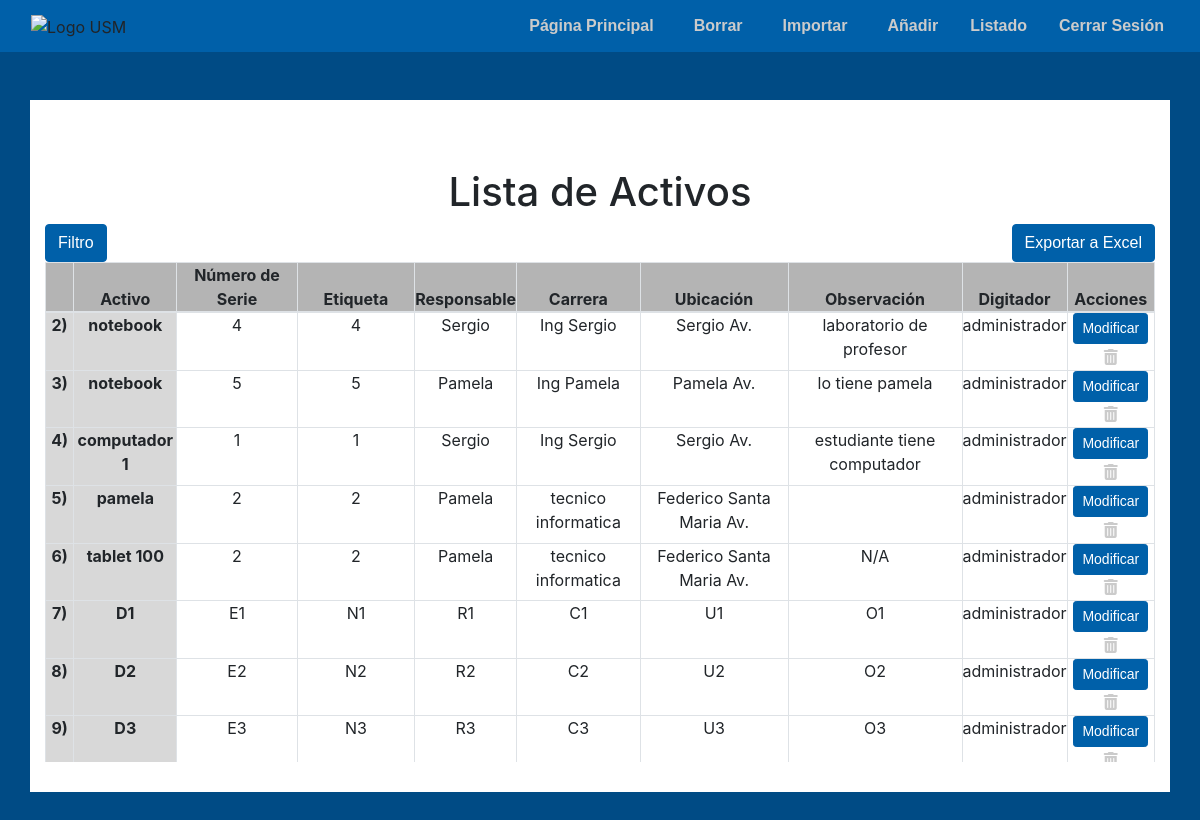
The page /lista/ (signed in) on the database as committed earlier.
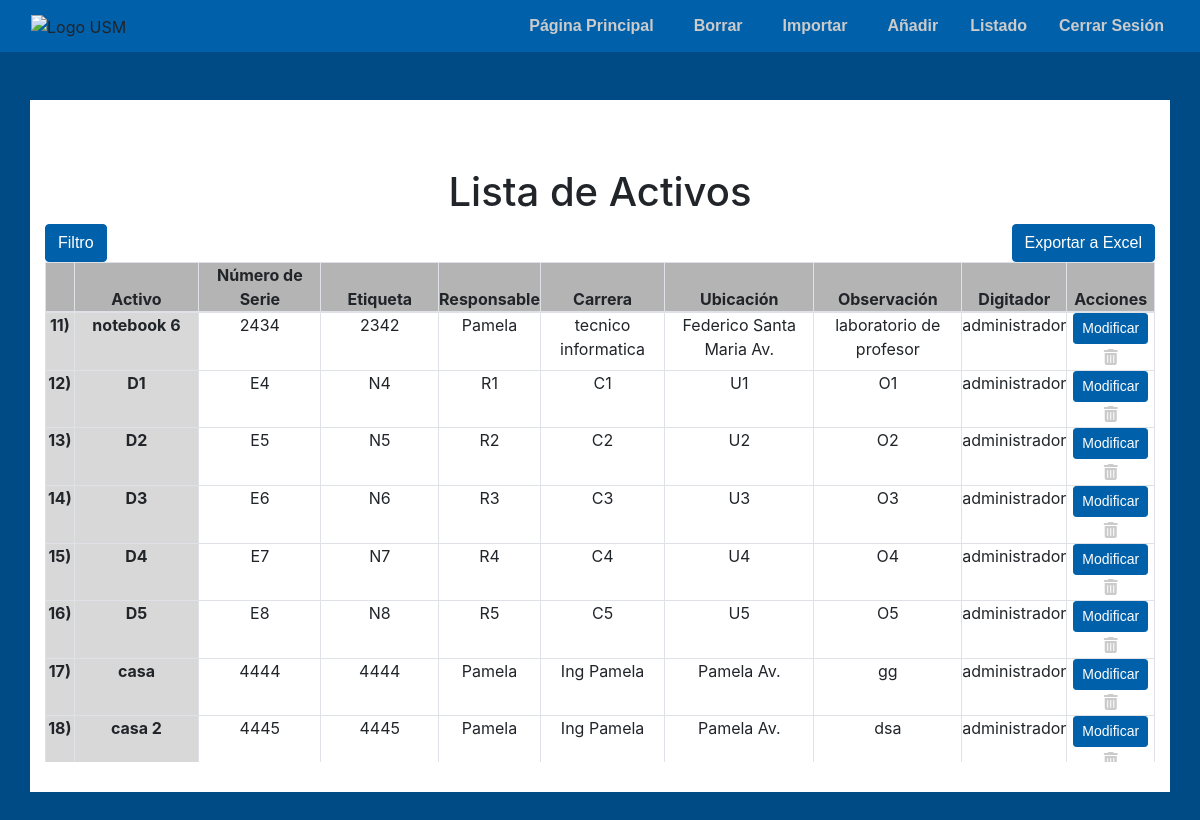
The same page on the database as committed later.
### core/models.py (models this page shows, shortened)
class Inventario(models.Model):
    Etiqueta = models.CharField(max_length=50)
    Numero_Serie = models.CharField(max_length=50)
    Descripcion_Equipamiento = models.CharField(max_length=50)
    Responsable = models.CharField(max_length=50)
    Carrera = models.CharField(max_length=50)
    Ubicacion = models.CharField(max_length=50)
    Observacion=models.CharField(max_length=50)
    Digitador=models.CharField(max_length=50)

### core/views.py (the view)
# urls.py: path("lista/",lista,name="lista"),
def lista(request):
    if request.user.is_authenticated:
        termino_busqueda = request.GET.get('buscar', '')
        responsable = request.GET.get('Responsable', None)
        carrera = request.GET.get('Carrera', None)
        ubicacion = request.GET.get('Ubicacion', None)
        listado = filtrar_datos(request, termino_busqueda, responsable, carrera, ubicacion)
        responsables = Responsable.objects.all()
        carreras = Carrera.objects.all()
        ubicaciones = Ubicacion.objects.all()
        context = {
            'responsables': responsables,
            'carreras': carreras,
            'ubicaciones': ubicaciones,
            'termino_busqueda': termino_busqueda,
            'responsable_seleccionado': responsable,
            'carrera_seleccionada': carrera,
            'ubicacion_seleccionada': ubicacion,
            'listado': listado,
            'user': request.user,
        }
        return render(request, 'core/listar.html', context)
    else:
        return redirect('/login/')

### core/views.py (called while the page is built, shortened)
def filtrar_datos(request, termino_busqueda, responsable=None, carrera=None, ubicacion=None):
    queryset = Inventario.objects.all()
    if responsable:
        queryset = queryset.filter(Responsable__icontains=responsable)
    if carrera:
        queryset = queryset.filter(Carrera__icontains=carrera)
    if ubicacion:
        queryset = queryset.filter(Ubicacion__icontains=ubicacion)
    return queryset

### core/templates/core/listar.html (shortened to what the changed rows need)
<!DOCTYPE html>
<html lang="es">
<head>
    <link rel="stylesheet" href="https://stackpath.bootstrapcdn.com/bootstrap/4.5.2/css/bootstrap.min.css">
    <link rel="stylesheet" href="https://cdnjs.cloudflare.com/ajax/libs/font-awesome/5.15.4/css/all.min.css">
    <head>
        <link rel="stylesheet" href="https://cdnjs.cloudflare.com/ajax/libs/font-awesome/6.0.0-beta3/css/all.min.css">
    </head>
</head>
<body class="fondo">
    {% if user.is_authenticated %}
    <div class="container mt-5 contenido-principal">
        <div class="column mt-5"><h1 class="text-center">Lista de Activos</h1></div>
        <div class="row">
            <div class="col">
                <div data-bs-spy="scroll" data-bs-target="#simple-list-example" data-bs-offset="0" data-bs-smooth-scroll="true" class="scrollspy-example full-height" tabindex="0">
                    <div class="table-responsive">
                        <table class="table table-bordered table-hover">
                            <thead>
                                <tr class="text-center" style="background-color: rgb(180, 180, 180);">
                                    <th></th>
                                    <th>Activo</th>
                                    <th>Número de Serie</th>
                                    <th>Etiqueta</th>
                                    <th>Responsable</th>
                                    <th>Carrera</th>
                                    <th>Ubicación</th>
                                    <th>Observación</th>
                                    <th>Digitador</th>
                                    <th>Acciones</th>
                                </tr>
                            </thead>
                            <tbody>
                                {% for item in listado %}
                                <tr class="text-center">
                                    <td style="background-color: rgb(216, 216, 216);"><b>{{ item.id }})  </b></td>
                                    <td style="background-color: rgb(216, 216, 216);"><b>  {{ item.Descripcion_Equipamiento }}</b></td>
                                    <td>{{ item.Etiqueta }}</td>
                                    <td>{{ item.Numero_Serie }}</td>
                                    <td>{{ item.Responsable }}</td>
                                    <td>{{ item.Carrera }}</td>
                                    <td>{{ item.Ubicacion }}</td>
                                    <td>{{ item.Observacion }}</td>
                                    <td>{{ item.Digitador }}</td>
                                    <td class="text-center">
                                        <button class="btn btn-primary btn-sm" data-bs-toggle="modal" data-bs-target="#modalModificar" onclick="abrirModalModificar({{ item.id }}, '{{ item.Etiqueta }}', '{{ item.Numero_Serie }}', '{{ item.Descripcion_Equipamiento }}', '{{ item.Responsable }}', '{{ item.Carrera }}', '{{ item.Ubicacion }}', '{{ item.Observacion }}', '{{ item.Digitador }}')">Modificar</button>
                                        <button class="btn btn-link p-0" onclick="eliminarItem('{{ item.id }}')">
                                            <i class="fas fa-trash-alt"></i>
                                        </button>
                                    </td>
                                </tr>
                                {% endfor %}
                            </tbody>
                        </table>
                    </div>
                </div>
            </div>
        </div>
        <link href="https://cdnjs.cloudflare.com/ajax/libs/bootstrap-icons/1.10.0/bootstrap-icons.min.css" rel="stylesheet">
    {% endif %}
</body>
</html>

Rows that differ between the two databases and show on the page:
removed Inventario: id "2", Descripcion_Equipamiento "notebook", Etiqueta "4", Numero_Serie "4", Responsable "Sergio", Carrera "Ing Sergio", Ubicacion "Sergio Av.", Observacion "laboratorio de profesor", Digitador "administrador"
removed Inventario: id "3", Descripcion_Equipamiento "notebook", Etiqueta "5", Numero_Serie "5", Responsable "Pamela", Carrera "Ing Pamela", Ubicacion "Pamela Av.", Observacion "lo tiene pamela", Digitador "administrador"
removed Inventario: id "4", Descripcion_Equipamiento "computador 1", Etiqueta "1", Numero_Serie "1", Responsable "Sergio", Carrera "Ing Sergio", Ubicacion "Sergio Av.", Observacion "estudiante tiene computador", Digitador "administrador"
removed Inventario: id "5", Descripcion_Equipamiento "pamela", Etiqueta "2", Numero_Serie "2", Responsable "Pamela", Carrera "tecnico informatica", Ubicacion "Federico Santa Maria Av.", Digitador "administrador"
removed Inventario: id "6", Descripcion_Equipamiento "tablet 100", Etiqueta "2", Numero_Serie "2", Responsable "Pamela", Carrera "tecnico informatica", Ubicacion "Federico Santa Maria Av.", Observacion "N/A", Digitador "administrador"
removed Inventario: id "7", Descripcion_Equipamiento "D1", Etiqueta "E1", Numero_Serie "N1", Responsable "R1", Carrera "C1", Ubicacion "U1", Observacion "O1", Digitador "administrador"
removed Inventario: id "8", Descripcion_Equipamiento "D2", Etiqueta "E2", Numero_Serie "N2", Responsable "R2", Carrera "C2", Ubicacion "U2", Observacion "O2", Digitador "administrador"
removed Inventario: id "9", Descripcion_Equipamiento "D3", Etiqueta "E3", Numero_Serie "N3", Responsable "R3", Carrera "C3", Ubicacion "U3", Observacion "O3", Digitador "administrador"
now on this page (row unchanged): Inventario: id "11", Descripcion_Equipamiento "notebook 6", Etiqueta "2434", Numero_Serie "2342", Responsable "Pamela", Carrera "tecnico informatica", Ubicacion "Federico Santa Maria Av.", Observacion "laboratorio de profesor", Digitador "administrador"
now on this page (row unchanged): Inventario: id "12", Descripcion_Equipamiento "D1", Etiqueta "E4", Numero_Serie "N4", Responsable "R1", Carrera "C1", Ubicacion "U1", Observacion "O1", Digitador "administrador"
now on this page (row unchanged): Inventario: id "13", Descripcion_Equipamiento "D2", Etiqueta "E5", Numero_Serie "N5", Responsable "R2", Carrera "C2", Ubicacion "U2", Observacion "O2", Digitador "administrador"
now on this page (row unchanged): Inventario: id "14", Descripcion_Equipamiento "D3", Etiqueta "E6", Numero_Serie "N6", Responsable "R3", Carrera "C3", Ubicacion "U3", Observacion "O3", Digitador "administrador"
now on this page (row unchanged): Inventario: id "15", Descripcion_Equipamiento "D4", Etiqueta "E7", Numero_Serie "N7", Responsable "R4", Carrera "C4", Ubicacion "U4", Observacion "O4", Digitador "administrador"
now on this page (row unchanged): Inventario: id "16", Descripcion_Equipamiento "D5", Etiqueta "E8", Numero_Serie "N8", Responsable "R5", Carrera "C5", Ubicacion "U5", Observacion "O5", Digitador "administrador"
now on this page (row unchanged): Inventario: id "17", Descripcion_Equipamiento "casa", Etiqueta "4444", Numero_Serie "4444", Responsable "Pamela", Carrera "Ing Pamela", Ubicacion "Pamela Av.", Observacion "gg", Digitador "administrador"
now on this page (row unchanged): Inventario: id "18", Descripcion_Equipamiento "casa 2", Etiqueta "4445", Numero_Serie "4445", Responsable "Pamela", Carrera "Ing Pamela", Ubicacion "Pamela Av.", Observacion "dsa", Digitador "administrador"
